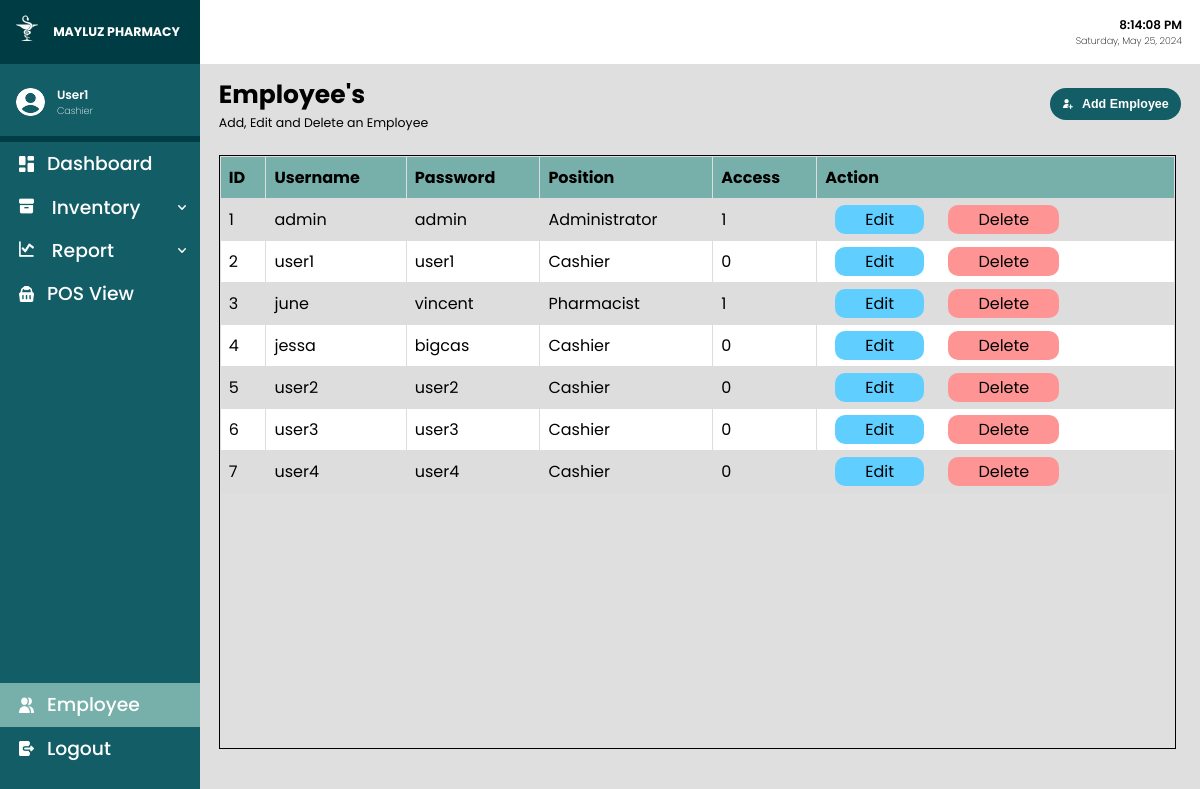
The app's page /employee.php (signed in) with its own data.
### tables this page shows
CREATE TABLE `employee` (
  `employeeID` int(10) NOT NULL,
  `username` varchar(25) NOT NULL,
  `password` varchar(25) NOT NULL,
  `position` varchar(25) NOT NULL,
  `admin` tinyint(1) NOT NULL
);

### employee.php (the view, shortened to what this page needs)
<?php
include('connect.php');
?>
<!DOCTYPE html>
<html lang="en">
<head>
    <link rel="stylesheet" href="css/main.css">
    <link rel="stylesheet" href="css/global.css">
</head>
<body onload="whenActive()">
    <div class="container">
        <?php include('sidebar.php') ?>
        <div class="main">
            <div class="header">
                <div class="timendate">
                    <p class="datime">00:00:00 AM</p>
                    <p class="dadate">Monday, June 12, 2003</p>
                </div>
            </div>
            <div class="content">
                <div class="directory">
                    <div class="directoryinfo">
                        <h1> Employee's </h1>
                        <p> Add, Edit and Delete an Employee </p>
                    </div>
                    <div class="addbtn">
                        <button class="addbtn" onclick="addMedicine()"><img src="images/addUser.svg"> Add Employee </button>
                    </div>
                </div>
                <div class="subcontent">
                    <div class="contentTable">
                        <table class="rowNumbers">
                            <tr>
                                <th> ID </th>
                                <th> Username </th>
                                <th> Password </th>
                                <th> Position </th>
                                <th> Access </th>
                                <th> Action </th>
                            </tr>
                            <?php
                            $fetchEmployee = "SELECT * FROM employee";
                            $exec = mysqli_query($conn, $fetchEmployee);
                            while ($rowMed = mysqli_fetch_array($exec)) {
                                echo "<tr>";
                                echo "<td>" . $rowMed['employeeID'] . "</td>";
                                echo "<td>" . $rowMed['username'] . "</td>";
                                echo "<td>" . $rowMed['password'] . "</td>";
                                echo "<td>" . $rowMed['position'] . "</td>";
                                echo "<td>" . $rowMed['admin'] . "</td>";
                                echo "<td> <a class='editBtn' href='editEmployee.php?employeeID=$rowMed[0]'>Edit</a>
                                <a class='deltBtn' href='delete.php?employeeID=$rowMed[0]'>Delete</a></td>";
                                echo "</tr>";
                            }
                            ?>
                        </table>
                    </div>
                </div>
            </div>
        </div>
    </div>
</body>
</html>

### css/main.css (style rules this page uses)
.container { display: flex; position: relative; flex-direction: row; width: 100vw; height: 100vh; }
.main { flex-direction: column; background-color: #dfdfdf; width: 100vw; height: 100vh; display: flex; position: relative; }
.header { background-color: #fff; color: black; display: flex; justify-content: space-between; align-items: center; height: 8vh; }
.content { height: 78.06vh; }
.directory { padding-left: 1.5625vw; padding-right: 1.5625vw; padding-top: 0.9895833333333334vw; padding-bottom: 0.9375vw; font-size: 1.0416666666666667vw; display: flex; flex-direction: row; justify-content: space-between; align-items: center; }
.directory .directoryinfo { display: flex; flex-direction: column; }
.directoryinfo h1 { display: flex; flex-direction: row; }
.subcontent { padding-left: 1.5625vw; padding-top: 0.9895833333333334vw; padding-right: 2vw; }
.addbtn { display: flex; flex-direction: row; }
.addbtn button { font-size: 1.0416666666666667vw; font-weight: 600; background-color: #135d66; border: none; padding: 0.78125vw 1.0416666666666667vw; display: flex; align-items: center; border-radius: 1.5625vw; color: white; cursor: pointer; }
.addbtn button img { margin-right: 0.78125vw; width: 0.8291666666666666vw; height: 0.8291666666666666vw; }
.contentTable { overflow-x: hidden; overflow-y: auto; height: 74vh; border: 1px solid black; }
.contentTable table { background-color: white; border-collapse: collapse; width: 100%; }
.contentTable table td, .contentTable table th { padding: 8px; text-align: left; border: 1px solid #dddddd; }
.editBtn, .deltBtn { border-radius: 10px; padding: 3px 30px; margin: 0px 10px; cursor: pointer; border: none; text-decoration: none; color: #000; }
.editBtn { background-color: rgb(96, 207, 255); }
.deltBtn { background-color: rgb(255, 148, 148); }
.contentTable table th { background-color: #77b0aa; position: sticky; top: 0; }
.contentTable table tr:nth-child(even) { background-color: #dddddd; }

### css/global.css (style rules this page uses)
:root { --blackColor: #000; --whiteColor: #fff; --grayColor: #f1f1f1; --darkgrayColor: #d3d3d3; --backgroundColor: #efefef; --inputBGColor: #e3ebf3; --mainColor: #135d66; --secondColor: #003c43; --thirddColor: #77b0aa; --fourthColor: #e3fef7; --borderStyle: #a9a9a9 1px solid; --redColor: #ff5b5b; --blueColor: #4681f4; --darkblueColor: #3c70d8; --greenbtnColor: #33b249; --darkgreenbtnColor: #288f39; }
* { margin: 0; padding: 0; }
body { font-family: "Poppins"; font-style: normal; }
.timendate { display: flex; flex-direction: column; margin-right: 1.5vw; text-align: right; }
.datime { font-size: 1vw; font-weight: 600; }
.dadate { font-size: 0.8vw; font-weight: 200; }

### records on screen
employee: employeeID "1", username "admin", password "admin", position "Administrator", admin "1"
employee: employeeID "2", username "user1", password "user1", position "Cashier", admin "0"
employee: employeeID "3", username "june", password "vincent", position "Pharmacist", admin "1"
employee: employeeID "4", username "jessa", password "bigcas", position "Cashier", admin "0"
employee: employeeID "5", username "user2", password "user2", position "Cashier", admin "0"
employee: employeeID "6", username "user3", password "user3", position "Cashier", admin "0"
employee: employeeID "7", username "user4", password "user4", position "Cashier", admin "0"

### other values on screen
$_SESSION['user'] "User1"
$_SESSION['position'] "Cashier"
